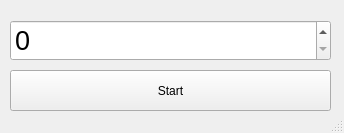
<?xml version="1.0" encoding="UTF-8"?>
<ui version="4.0">
 <class>window</class>
 <widget class="QMainWindow" name="window">
  <property name="geometry">
   <rect>
    <x>0</x>
    <y>0</y>
    <width>344</width>
    <height>133</height>
   </rect>
  </property>
  <property name="windowTitle">
   <string>CountDown</string>
  </property>
  <widget class="QWidget" name="centralwidget">
   <widget class="QPushButton" name="button">
    <property name="geometry">
     <rect>
      <x>10</x>
      <y>70</y>
      <width>321</width>
      <height>41</height>
     </rect>
    </property>
    <property name="text">
     <string>Start</string>
    </property>
    <property name="shortcut">
     <string>Return</string>
    </property>
   </widget>
   <widget class="QSpinBox" name="spinBox">
    <property name="geometry">
     <rect>
      <x>10</x>
      <y>20</y>
      <width>321</width>
      <height>41</height>
     </rect>
    </property>
    <property name="font">
     <font>
      <pointsize>20</pointsize>
     </font>
    </property>
   </widget>
  </widget>
  <widget class="QStatusBar" name="statusbar"/>
 </widget>
 <resources/>
 <connections/>
</ui>
